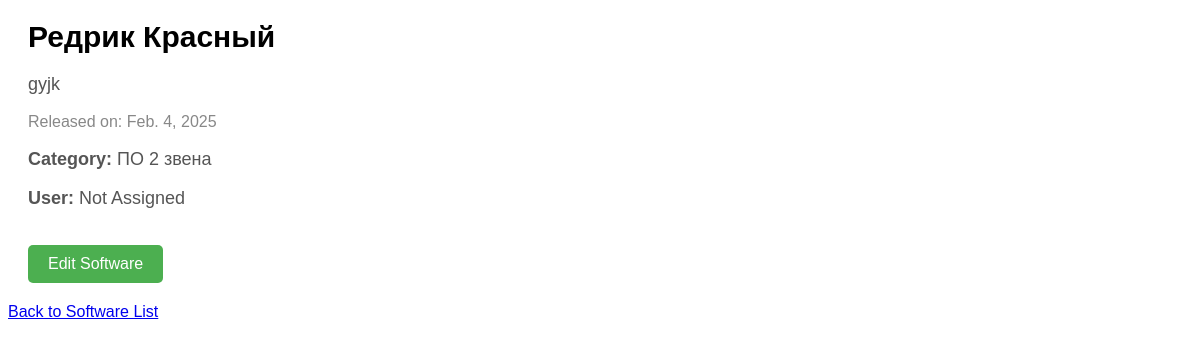
/software/3/, run on an earlier commit of the app's database.
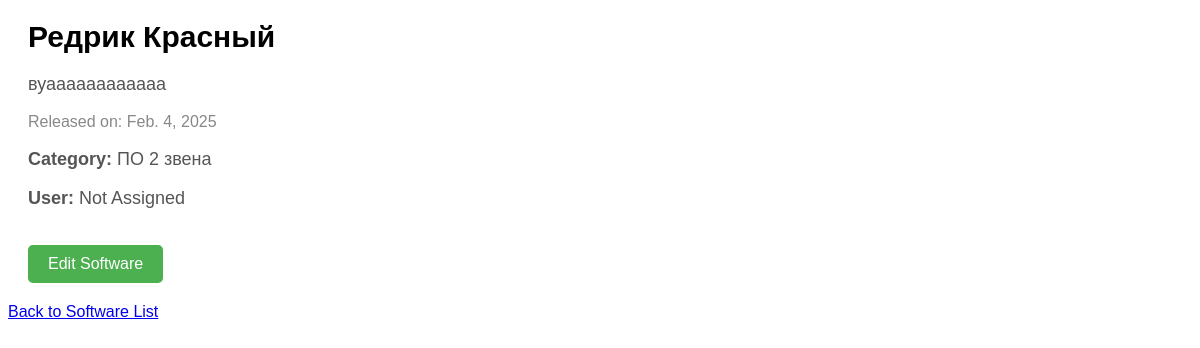
And on a later commit of the database.
### myapp/models.py (models this page shows, shortened)
class Software(models.Model):
    name = models.CharField(max_length=100)
    description = models.TextField()
    release_date = models.DateField()
    category = models.ForeignKey(Category, on_delete=models.CASCADE, default=1)  # Связь с категорией
    user = models.ForeignKey(User, on_delete=models.SET_NULL, null=True, blank=True)  # Связь с пользователем

class Category(models.Model):
    name = models.CharField(max_length=100)
    description = models.TextField()

### myapp/views.py (the view)
# urls.py: path('software/<int:software_id>/', views.software_detail, name='software_detail'),  # Детальный просмотр
def software_detail(request, software_id):
    software = get_object_or_404(Software, id=software_id)
    return render(request, 'software_detail.html', {'software': software})

### myapp/templates/software_detail.html (shortened to what this page needs)
<!DOCTYPE html>
<html lang="en">
<head>
</head>
<body>
    <div class="software-detail">
        <h1>{{ software.name }}</h1>
        <p>{{ software.description }}</p>
        <p class="release-date">Released on: {{ software.release_date }}</p>
        <p><strong>Category:</strong> {{ software.category.name }}</p>
        {% if software.user %}
            <p><strong>User:</strong> {{ software.user.username }}</p>
        {% else %}
            <p><strong>User:</strong> Not Assigned</p>
        {% endif %}
        <br>
        <a href="{% url 'software_edit' software.id %}" class="edit-button">Edit Software</a>
    </div>
    <a href="/">Back to Software List</a>
</body>
</html>

What changed in the data, as far as the page shows it:
changed Software "Редрик Красный": description "gyjk" → "вуаааааааааааа"
